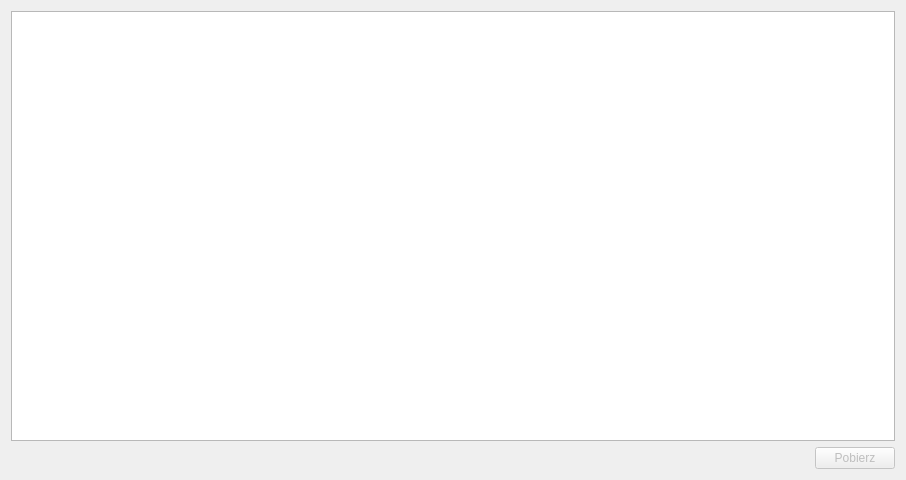
<?xml version="1.0" encoding="UTF-8"?>
<ui version="4.0">
 <class>Dialog</class>
 <widget class="QDialog" name="Dialog">
  <property name="geometry">
   <rect>
    <x>0</x>
    <y>0</y>
    <width>906</width>
    <height>480</height>
   </rect>
  </property>
  <property name="windowTitle">
   <string>Historia wystawionych faktur</string>
  </property>
  <layout class="QGridLayout" name="gridLayout_2">
   <item row="0" column="0">
    <layout class="QGridLayout" name="gridLayout">
     <item row="1" column="1">
      <widget class="QPushButton" name="pushButton">
       <property name="enabled">
        <bool>false</bool>
       </property>
       <property name="text">
        <string>Pobierz</string>
       </property>
      </widget>
     </item>
     <item row="1" column="0">
      <spacer name="horizontalSpacer">
       <property name="orientation">
        <enum>Qt::Horizontal</enum>
       </property>
       <property name="sizeHint" stdset="0">
        <size>
         <width>40</width>
         <height>20</height>
        </size>
       </property>
      </spacer>
     </item>
     <item row="0" column="0" colspan="2">
      <widget class="QTableWidget" name="tableWidget">
       <attribute name="horizontalHeaderVisible">
        <bool>false</bool>
       </attribute>
       <attribute name="verticalHeaderVisible">
        <bool>false</bool>
       </attribute>
       <column>
        <property name="text">
         <string>NAME</string>
        </property>
       </column>
      </widget>
     </item>
    </layout>
   </item>
  </layout>
 </widget>
 <resources/>
 <connections/>
</ui>
